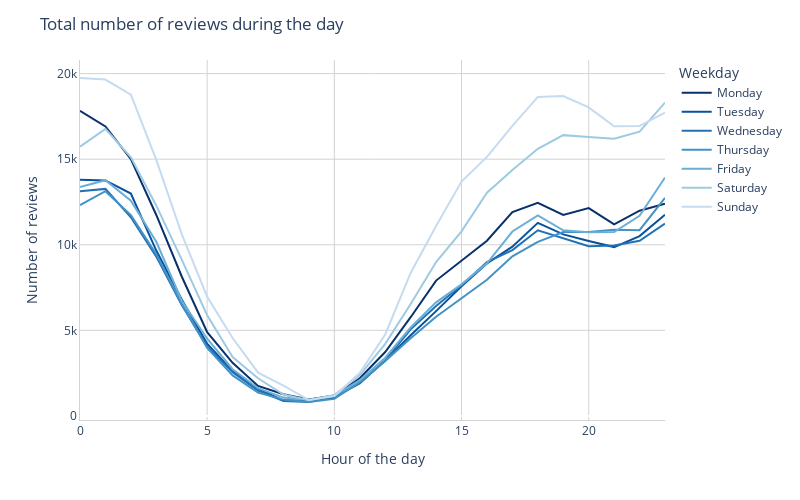

The code cell stored with this chart in its notebook:
### Markdown cell above
The temporal patterns of reviews of restaurants are presented in this section. This is done to give an overview of when restaurants are reviewed the most during different time periods and for different restaurant categories. In the chart below you can see the total number of reviews made each hour for each weekday. Clearly, all weekdays follow the same pattern of a very low number of reviews in the morning and then a steady increase in reviews until 6-7 pm. After the evening-peak there is a small decrease in reviews for a few hours, whereafter the number of reviews increases again until 0-1 am. This night peak is of course due to the Yelp data also containing bars and nightlife locations and also, people might not review their visits until later when they get home from a restaurant visit. The plotly visualizations in this sections are line charts to best imitate the temporal component of the review data.

*You can click on the days to the right of the chart to include/exclude them from the visualization.*

### Code cell
sorter = ['Monday', 'Tuesday', 'Wednesday', 'Thursday', 'Friday', 'Saturday','Sunday']
day_hour = df.groupby([df.date.dt.day_name(), df['date'].dt.hour])['stars'].count().reindex(sorter,level=0)
day_hour.index.names = ["Weekday", "Hour of the day"]
day_hour = day_hour.unstack(0)

colors = ['#08306b', '#08519c', '#2171b5', '#4292c6', '#6baed6', '#9ecae1', '#c6dbef']#, '#deebf7', '#f7fbff']


fig = px.line(day_hour, x=day_hour.index, y=day_hour.columns, width=800, height=500, 
              color_discrete_sequence = colors)
fig.update_traces(hovertemplate=None)
fig.update_layout(title_text="Total number of reviews during the day", 
                  plot_bgcolor='rgba(0,0,0,0)',
                  yaxis_title="Number of reviews",
                  hovermode="x unified")

fig.update_xaxes(showline=True, linewidth=1, linecolor='lightgrey', 
                 showgrid=True, gridwidth=1, gridcolor='lightgrey')
fig.update_yaxes(showline=True, linewidth=1, linecolor='lightgrey',
                 showgrid=True, gridwidth=1, gridcolor='lightgrey')

fig.show()

### Figure 1 — Plotly figure (JSON) as saved in the notebook; plotly's stock layout.template omitted (floating-point values rounded to 4 significant figures)
{"data": [{"legendgroup": "Monday", "line": {"color": "#08306b", "dash": "solid"}, "mode": "lines", "name": "Monday", "orientation": "v", "showlegend": true, "type": "scatter", "x": [0, 1, 2, 3, 4, 5, 6, 7, 8, 9, 10, 11, 12, 13, 14, 15, 16, 17, 18, 19, 20, 21, 22, 23], "xaxis": "x", "y": [17825, 16915, 15000, 11741, 8147, 4895, 3102, 1754, 1269, 965, 1193, 2199, 3734, 5767, 7908, 9059, 10237, 11909, 12456, 11743, 12146, 11188, 11992, 12393], "yaxis": "y"}, {"legendgroup": "Tuesday", "line": {"color": "#08519c", "dash": "solid"}, "mode": "lines", "name": "Tuesday", "orientation": "v", "showlegend": true, "type": "scatter", "x": [0, 1, 2, 3, 4, 5, 6, 7, 8, 9, 10, 11, 12, 13, 14, 15, 16, 17, 18, 19, 20, 21, 22, 23], "xaxis": "x", "y": [13798, 13758, 12995, 9662, 6802, 4223, 2617, 1587, 898, 897, 1053, 1946, 3224, 4710, 6122, 7573, 8912, 9887, 11281, 10607, 10225, 9865, 10509, 11750], "yaxis": "y"}, {"legendgroup": "Wednesday", "line": {"color": "#2171b5", "dash": "solid"}, "mode": "lines", "name": "Wednesday", "orientation": "v", "showlegend": true, "type": "scatter", "x": [0, 1, 2, 3, 4, 5, 6, 7, 8, 9, 10, 11, 12, 13, 14, 15, 16, 17, 18, 19, 20, 21, 22, 23], "xaxis": "x", "y": [13127, 13264, 11606, 9309, 6487, 4054, 2550, 1481, 876, 820, 1119, 1898, 3250, 5057, 6423, 7630, 8990, 9690, 10849, 10366, 9915, 9960, 10233, 11234], "yaxis": "y"}, {"legendgroup": "Thursday", "line": {"color": "#4292c6", "dash": "solid"}, "mode": "lines", "name": "Thursday", "orientation": "v", "showlegend": true, "type": "scatter", "x": [0, 1, 2, 3, 4, 5, 6, 7, 8, 9, 10, 11, 12, 13, 14, 15, 16, 17, 18, 19, 20, 21, 22, 23], "xaxis": "x", "y": [12319, 13132, 11737, 9442, 6535, 3971, 2368, 1362, 952, 813, 994, 1989, 3206, 4539, 5795, 6876, 7956, 9324, 10170, 10749, 10741, 10884, 10849, 12739], "yaxis": "y"}, {"legendgroup": "Friday", "line": {"color": "#6baed6", "dash": "solid"}, "mode": "lines", "name": "Friday", "orientation": "v", "showlegend": true, "type": "scatter", "x": [0, 1, 2, 3, 4, 5, 6, 7, 8, 9, 10, 11, 12, 13, 14, 15, 16, 17, 18, 19, 20, 21, 22, 23], "xaxis": "x", "y": [13371, 13772, 12571, 10176, 6730, 4511, 2726, 1626, 1069, 941, 1171, 2087, 3405, 5165, 6633, 7688, 8916, 10774, 11721, 10843, 10730, 10747, 11695, 13931], "yaxis": "y"}, {"legendgroup": "Saturday", "line": {"color": "#9ecae1", "dash": "solid"}, "mode": "lines", "name": "Saturday", "orientation": "v", "showlegend": true, "type": "scatter", "x": [0, 1, 2, 3, 4, 5, 6, 7, 8, 9, 10, 11, 12, 13, 14, 15, 16, 17, 18, 19, 20, 21, 22, 23], "xaxis": "x", "y": [15724, 16773, 15105, 12285, 9129, 5881, 3434, 2199, 1250, 916, 1220, 2386, 4213, 6544, 8992, 10785, 13040, 14367, 15608, 16406, 16298, 16200, 16607, 18308], "yaxis": "y"}, {"legendgroup": "Sunday", "line": {"color": "#c6dbef", "dash": "solid"}, "mode": "lines", "name": "Sunday", "orientation": "v", "showlegend": true, "type": "scatter", "x": [0, 1, 2, 3, 4, 5, 6, 7, 8, 9, 10, 11, 12, 13, 14, 15, 16, 17, 18, 19, 20, 21, 22, 23], "xaxis": "x", "y": [19744, 19654, 18771, 14963, 10621, 6966, 4552, 2530, 1775, 928, 1156, 2518, 4759, 8352, 11093, 13691, 15134, 16949, 18639, 18689, 18028, 16929, 16941, 17714], "yaxis": "y"}], "layout": {"height": 500, "hovermode": "x unified", "legend": {"title": {"text": "Weekday"}, "tracegroupgap": 0}, "margin": {"t": 60}, "plot_bgcolor": "rgba(0,0,0,0)", "title": {"text": "Total number of reviews during the day"}, "width": 800, "xaxis": {"anchor": "y", "domain": [0, 1], "gridcolor": "lightgrey", "gridwidth": 1, "linecolor": "lightgrey", "linewidth": 1, "showgrid": true, "showline": true, "title": {"text": "Hour of the day"}}, "yaxis": {"anchor": "x", "domain": [0, 1], "gridcolor": "lightgrey", "gridwidth": 1, "linecolor": "lightgrey", "linewidth": 1, "showgrid": true, "showline": true, "title": {"text": "Number of reviews"}}}}
